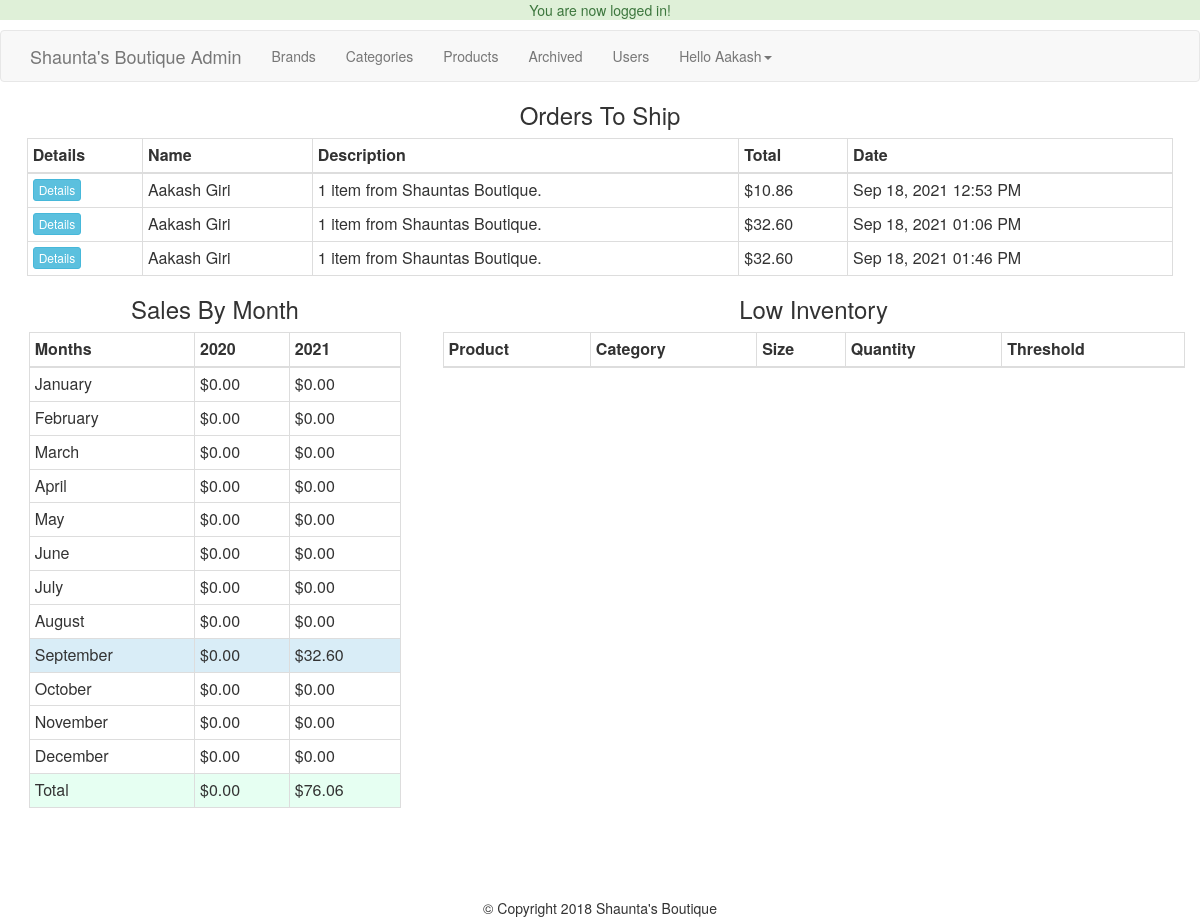
/admin/index.php (signed in), run on the app's committed database.
### tables this page shows
CREATE TABLE `transactions` (
  `id` int(11) NOT NULL,
  `charge_id` varchar(255) NOT NULL,
  `cart_id` int(11) NOT NULL,
  `full_name` varchar(255) NOT NULL,
  `email` varchar(175) NOT NULL,
  `street` varchar(255) NOT NULL,
  `street2` varchar(255) NOT NULL,
  `city` varchar(175) NOT NULL,
  `state` varchar(175) NOT NULL,
  `zip_code` varchar(50) NOT NULL,
  `country` varchar(175) NOT NULL,
  `sub_total` decimal(10,2) NOT NULL,
  `tax` decimal(10,2) NOT NULL,
  `grand_total` decimal(10,2) NOT NULL,
  `description` text NOT NULL,
  `txn_type` varchar(255) DEFAULT NULL,
  `txn_date` timestamp NOT NULL DEFAULT current_timestamp() ON UPDATE current_timestamp()
);

### helpers/helper.php (called while the page is built, shortened)
<?php
	function money($number){
		return "$".number_format($number,2);
	}
	function pretty_date($date){
		return date("M d, Y h:i A", strtotime($date));
	}
?>

### admin/index.php (the view, shortened to what this page needs)
<?php
    require_once "../core/db.php";
	include "includes/header.php";
	include "includes/navigation.php";
?>
<?php
    $txnQuery = "select t.id, t.cart_id, t.full_name, t.description, t.txn_date, t.grand_total, c.items, c.paid, c.shipped
	             from transactions t
				 left join cart c
				 on t.cart_id = c.id
				 where c.paid = 1 and c.shipped = 0
				 order by t.txn_date";
	$txnResults = $conn->query($txnQuery);
?>
	<div class="col-md-12">
		<h3 class="text-center">Orders To Ship</h3>
		<table class="table table-condensed table-bordered table-stripped">
			<thead>
				<th>Details</th>
				<th>Name</th>
				<th>Description</th>
				<th>Total</th>
				<th>Date</th>
			</thead>
			<tbody>
			<?php
			if(mysqli_num_rows($txnResults) > 0){
				while($order = mysqli_fetch_assoc($txnResults)): ?>
					<tr>
						<td><a href="orders.php?txn_id=<?=$order['id'];?>" class="btn btn-xs btn-info">Details</a></td>
						<td><?=$order["full_name"];?></td>
						<td><?=$order["description"];?></td>
						<td><?=money($order["grand_total"]);?></td>
						<td><?=pretty_date($order["txn_date"]);?></td>
					</tr>
				<?php endwhile;
			}
			?>
			</tbody>
		</table>
	</div>
	<div class="row">
		<?php
		    $thisYr = date("Y");
			$lastYr = $thisYr - 1;
			$thisYrQ = $conn->query("select grand_total, txn_date from transactions where YEAR(txn_date) = '$thisYr'");
			$current = array();
			$last = array();
			$currentTotal = 0;
			$lastTotal = 0;
			while($x = mysqli_fetch_assoc($thisYrQ)){
				$month = date("m", strtotime($x["txn_date"]));
				if(!array_key_exists($month, $current)){
					$current[(int)$month] = $x["grand_total"];
				}else{
					$current[(int)$month] += $x["grand_total"];
				}
				$currentTotal += $x["grand_total"];
			}
		?>
		<div class="col-md-4" style="margin-left:25px;">
			<h3 class="text-center">Sales By Month</h3>
			<table class="table table-condensed table-bordered table-stripped">
				<thead>
					<th>Months</th>
					<th><?=$lastYr;?></th>
					<th><?=$thisYr;?></th>
				</thead>
				<tbody>
				<?php
				    for($i=1; $i<=12; $i++){
						$dt = DateTime::createFromFormat("!m",$i);
				?>
					<tr <?=(date("m") == $i) ? "class='info'" : '';?>>
						<td><?=$dt->format("F");?></td>
						<td><?=(array_key_exists($i,$last)) ? money($last[$i]) : money(0);?></td>
						<td><?=(array_key_exists($i,$current)) ? money($current[$i]) : money(0);?></td>
					</tr>
				<?php }?>
				    <tr Style="background-color:#e6fff2;">
				    	<td>Total</td>
				    	<td><?=money($lastTotal);?></td>
				    	<td><?=money($currentTotal);?></td>
				    </tr>
				</tbody>
			</table>
		</div>
		<div class="col-md-8" style="width:64%;">
			<h3 class="text-center">Low Inventory</h3>
			<table class="table table-condensed table-bordered table-stripped">
				<thead>
					<th>Product</th>
					<th>Category</th>
					<th>Size</th>
					<th>Quantity</th>
					<th>Threshold</th>
				</thead>
			</table>
		</div>
	</div>
<?php
    include "includes/footer.php";
?>

### css/main.css (style rules this page uses)
.table { width: 98%!important; margin: 0 auto!important; }

### data on the page
transactions: full_name "Aakash Giri", description "1 item from Shauntas Boutique.", grand_total "$10.86", txn_date "Sep 18, 2021 12:53 PM"
transactions: full_name "Aakash Giri", description "1 item from Shauntas Boutique.", grand_total "$32.60", txn_date "Sep 18, 2021 01:06 PM"
transactions: full_name "Aakash Giri", description "1 item from Shauntas Boutique.", grand_total "$32.60", txn_date "Sep 18, 2021 01:46 PM"

### other printed values
$_SESSION['success_flash'] "You are now logged in!"
$user_data["first"] "Aakash"
$dt->format("F") "January"
$dt->format("F") "February"
$dt->format("F") "March"
$dt->format("F") "April"
$dt->format("F") "May"
$dt->format("F") "June"
$dt->format("F") "July"
$dt->format("F") "August"
$dt->format("F") "September"
$dt->format("F") "October"
$dt->format("F") "November"
$dt->format("F") "December"
money($lastTotal) "$0.00"
